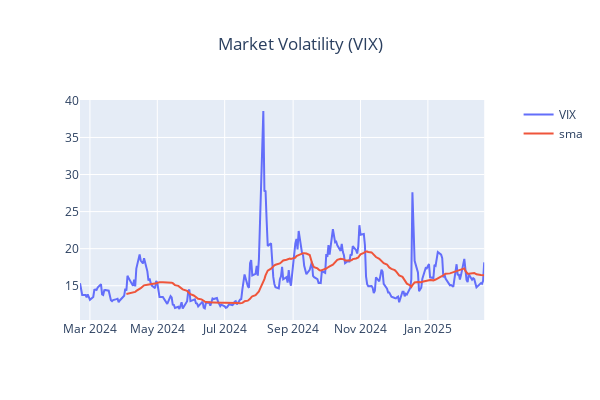

Notebook cell for this chart:
### Markdown cell above
### Implied Volaility

### Code cell
import yfinance
from finta import TA
from plotly.subplots import make_subplots
_t = yfinance.Ticker('^VIX')

COLUMNS = ['Adj Close', 'Open','High','Low','Close','Volume']
_d = _t.history(period='1y', auto_adjust=False)
_d['sma'] = TA.SMA(_d, period=30)

_f=make_subplots(specs=[[{"secondary_y": True}]])
_f.update_layout(title=f"Market Volatility (VIX)", title_x=0.5, width=600, height=400)
_d.reset_index(inplace=True)
_f.add_trace(
    go.Scatter(y=_d['Close'], x=_d['Date'], name="VIX"),
    secondary_y=False
)
_f.add_trace(
    go.Scatter(y=_d['sma'], x=_d['Date'], name=f'sma'),
    secondary_y=False
)
_f.show()

### Figure 1 — Plotly figure (JSON) as saved in the notebook; plotly's stock layout.template omitted (floating-point values rounded to 4 significant figures; data arrays with more than 128 entries replaced by an {"elided": "..."} marker saying what was removed)
{"data": [{"name": "VIX", "type": "scatter", "x": {"elided": "252 str values"}, "xaxis": "x", "y": {"elided": "252 float values"}, "yaxis": "y"}, {"name": "sma", "type": "scatter", "x": {"elided": "252 str values"}, "xaxis": "x", "y": {"elided": "252 float values"}, "yaxis": "y"}], "layout": {"height": 400, "title": {"text": "Market Volatility (VIX)", "x": 0.5}, "width": 600, "xaxis": {"anchor": "y", "domain": [0, 0.94]}, "yaxis": {"anchor": "x", "domain": [0, 1]}, "yaxis2": {"anchor": "x", "overlaying": "y", "side": "right"}}}
